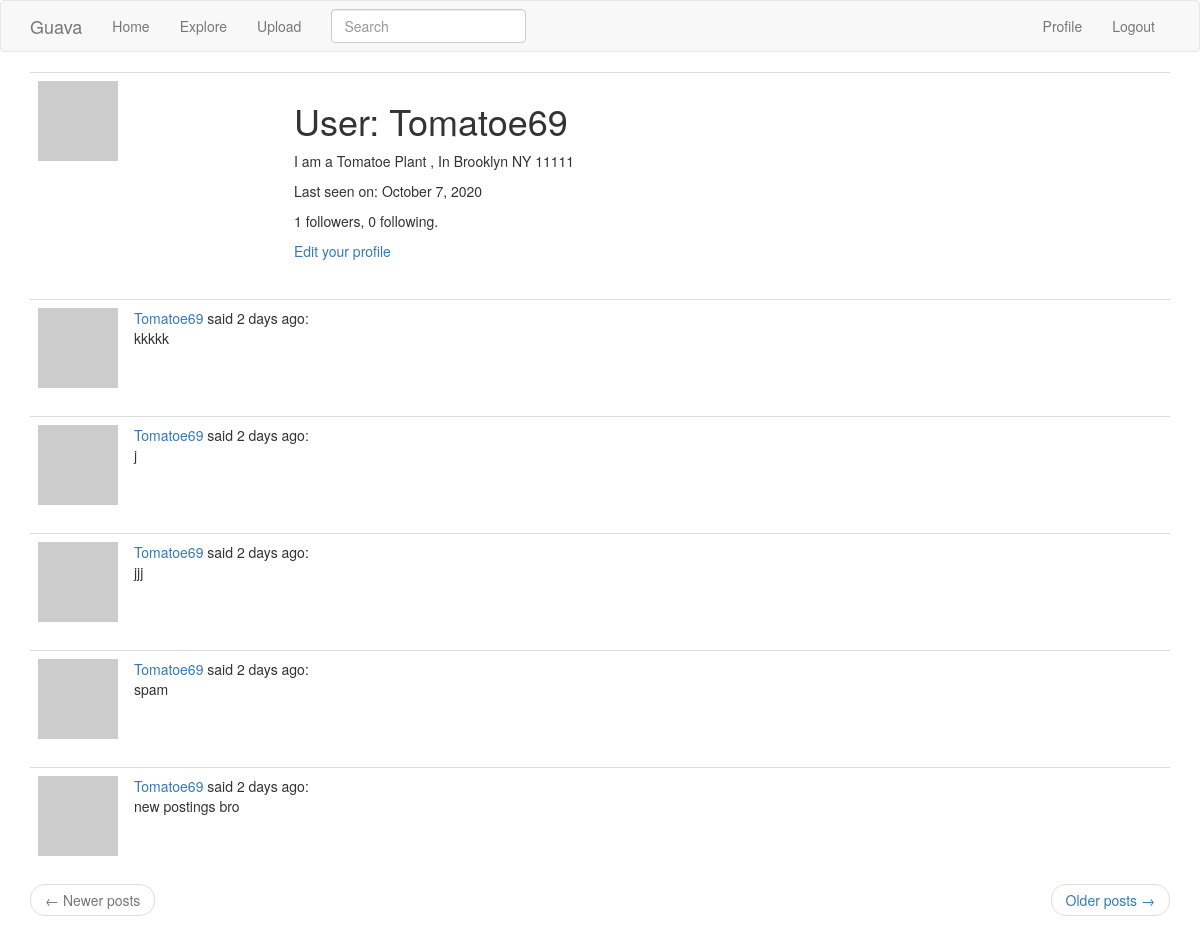
Page /user/Tomatoe69 (signed in) on the earlier database version.
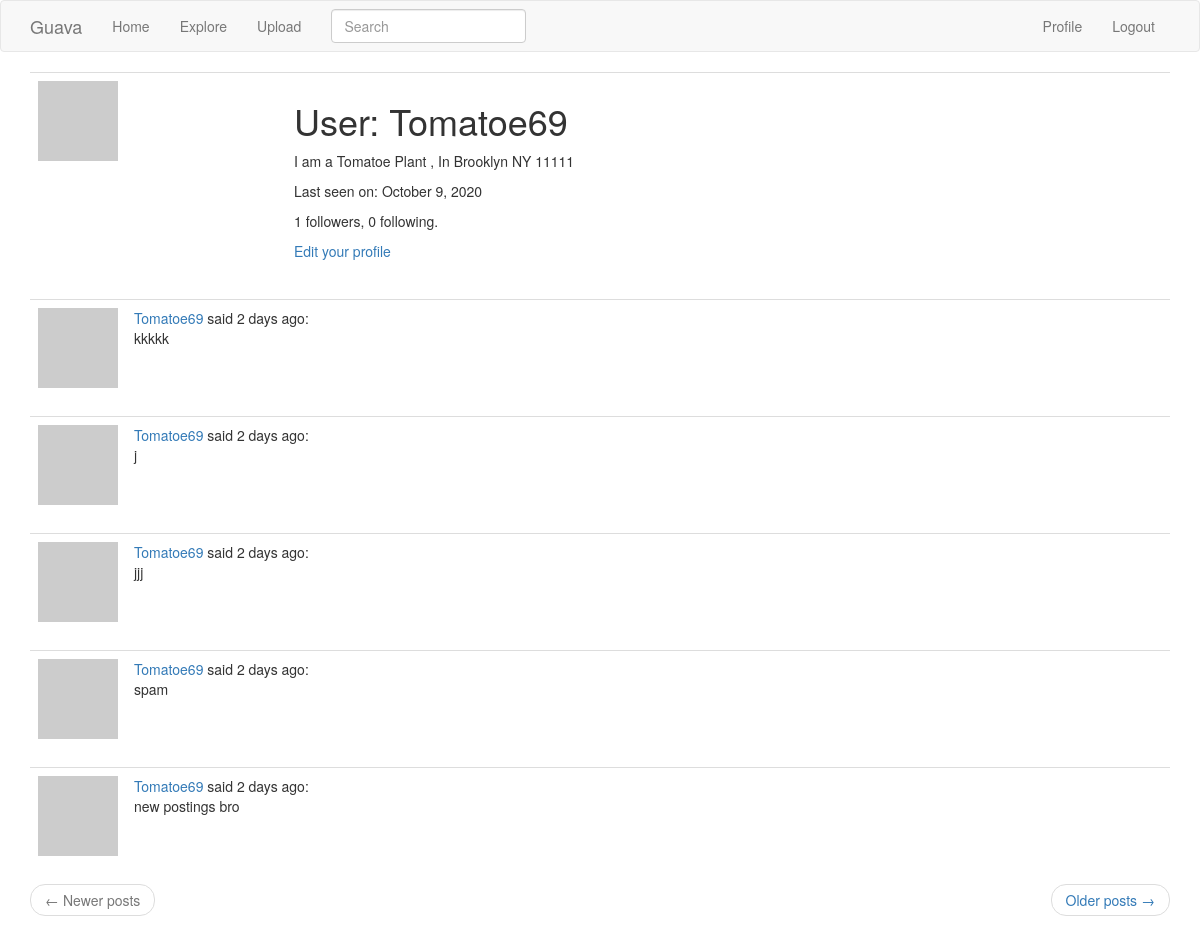
Same page on the later database version.
### notapp/models.py (models this page shows, shortened)
class User(UserMixin, db.Model):
    id = db.Column(db.Integer, primary_key=True)
    username = db.Column(db.String(64), index=True, unique=True)
    email = db.Column(db.String(120), index=True, unique=True)
    password_hash = db.Column(db.String(128))
    posts = db.relationship('Post', backref='author', lazy='dynamic')
    about_me = db.Column(db.String(140))
    last_seen = db.Column(db.DateTime, default=datetime.utcnow)
    searchable = ['username']
    def avatar(self, size):
        digest = md5(self.email.lower().encode('utf-8')).hexdigest()
        return 'https://www.gravatar.com/avatar/{}?d=identicon&s={}'.format(
            digest, size)
    followed = db.relationship(
        'User', secondary=followers,
        primaryjoin=(followers.c.follower_id == id),
        secondaryjoin=(followers.c.followed_id == id),
        backref=db.backref('followers', lazy='dynamic'), lazy='dynamic')

class SearchableMixin(object):
    @classmethod
    def before_commit(cls, session):
        session._changes = {
            'add': list(session.new),
            'update': list(session.dirty),
            'delete': list(session.deleted)
        }
    @classmethod
    def after_commit(cls, session):
        for obj in session._changes['add']:
            if isinstance(obj, SearchableMixin):
                add_to_index(obj.__tablename__, obj)
        for obj in session._changes['update']:
            if isinstance(obj, SearchableMixin):
                add_to_index(obj.__tablename__, obj)
        for obj in session._changes['delete']:
            if isinstance(obj, SearchableMixin):
                remove_from_index(obj.__tablename__, obj)
        session._changes = None

class Post(SearchableMixin, db.Model):
    __searchable__ = ['body']
    id = db.Column(db.Integer, primary_key=True)
    body = db.Column(db.String(140))
    timestamp = db.Column(db.DateTime, index=True, default=datetime.utcnow)
    user_id = db.Column(db.Integer, db.ForeignKey('user.id'))

### notapp/routes.py (the view)
@app.route('/user/<username>')
@login_required
def user(username):
    user = User.query.filter_by(username=username).first_or_404()
    page = request.args.get('page', 1, type=int)
    posts = user.posts.order_by(Post.timestamp.desc()).paginate(
        page, app.config['POSTS_PER_PAGE'], False)
    next_url = url_for('user', username=user.username, page=posts.next_num) \
        if posts.has_next else None
    prev_url = url_for('user', username=user.username, page=posts.prev_num) \
        if posts.has_prev else None
    form = EmptyForm()
    return render_template('user.html', user=user, posts=posts.items,
                           next_url=next_url, prev_url=prev_url, form=form)

### notapp/forms.py
class SearchForm(FlaskForm):
    q = StringField(('Search'), validators=[DataRequired()])
    def __init__(self, *args, **kwargs):
        if 'formdata' not in kwargs:
            kwargs['formdata'] = request.args
        if 'csrf_enabled' not in kwargs:
            kwargs['csrf_enabled'] = False
        super(SearchForm, self).__init__(*args, **kwargs)

class EmptyForm(FlaskForm):
    submit = SubmitField('Submit')

### notapp/models.py (called while the page is built)
@login.user_loader
def load_user(id):
    return User.query.get(int(id))

### notapp/routes.py (called while the page is built)
@app.before_request
def before_request():
    if current_user.is_authenticated:
        current_user.last_seen = datetime.utcnow()
        db.session.commit()
        g.search_form = SearchForm()

### notapp/templates/user.html (shortened to what this page needs)
{% extends "base.html" %}
{% block app_content %}
<table class="table table-hover">
    <tr>
        <td width="256px"><img src="{{ user.avatar(256) }}"></td>
        <td>
            <h1>User: {{ user.username }}</h1>
            {% if user.about_me %}<p>{{ user.about_me }}</p>{% endif %}
            {% if user.last_seen %}
            <p>Last seen on: {{ moment(user.last_seen).format('LL') }}</p>
            {% endif %}
            <p>{{ user.followers.count() }} followers, {{ user.followed.count() }} following.</p>
            {% if user == current_user %}
            <p><a href="{{ url_for('edit_profile') }}">Edit your profile</a></p>
            {% endif %}
        </td>
    </tr>
</table>
{% for post in posts %}
{% include '_post.html' %}
{% endfor %}
<nav aria-label="...">
    <ul class="pager">
        <li class="previous{% if not prev_url %} disabled{% endif %}">
            <a href="{{ prev_url or '#' }}">
                <span aria-hidden="true">&larr;</span> Newer posts
            </a>
        </li>
        <li class="next{% if not next_url %} disabled{% endif %}">
            <a href="{{ next_url or '#' }}">
                Older posts <span aria-hidden="true">&rarr;</span>
            </a>
        </li>
    </ul>
</nav>
{% endblock %}

### notapp/templates/base.html (shortened to what this page needs)
{% extends 'bootstrap/base.html' %}
{% block navbar %}
<nav class="navbar navbar-default">
    <div class="container">
        <div class="navbar-header">
            <a class="navbar-brand" href="{{ url_for('index') }}">Guava</a>
        </div>
        <div class="collapse navbar-collapse" id="bs-example-navbar-collapse-1">
            <ul class="nav navbar-nav">
                <li><a href="{{ url_for('index') }}">Home</a></li>
                <li><a href="{{ url_for('explore') }}">Explore</a></li>
                <li><a href="{{ url_for('activities') }}">Upload</a></li>
            </ul>
            {% if g.search_form %}
            <form class="navbar-form navbar-left" method="get" action="{{ url_for('search') }}">
                <div class="form-group">
                    {{ g.search_form.q(size=20, class='form-control',
                        placeholder=g.search_form.q.label.text) }}
                </div>
            </form>
            {% endif %}
            <ul class="nav navbar-nav navbar-right">
                {% if current_user.is_anonymous %}
                <li><a href="{{ url_for('login') }}">Login</a></li>
                {% else %}
                <li><a href="{{ url_for('user', username=current_user.username) }}">Profile</a></li>
                <li><a href="{{ url_for('logout') }}">Logout</a></li>
                {% endif %}
            </ul>
        </div>
    </div>
</nav>
{% endblock %}
{% block content %}
<div class="container">
    {% block app_content %}{% endblock %}
</div>
{% endblock %}

### notapp/templates/_post.html
<table class="table table-hover">
    <tr>
        <td width="70px">
            <a href="{{ url_for('user', username=post.author.username) }}">
                <img src="{{ post.author.avatar(70) }}" />
            </a>
        </td>
        <td>
            <a href="{{ url_for('user', username=post.author.username) }}">
                {{ post.author.username }}
            </a>
            said {{ moment(post.timestamp).fromNow() }}:
            <br>
            {{ post.body }}
        </td>
    </tr>
</table>

Differences in the rows shown:
changed User "Tomatoe69": last_seen "October 7, 2020" → "October 9, 2020"
